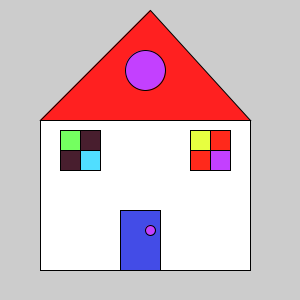
Frame 1 (no input)
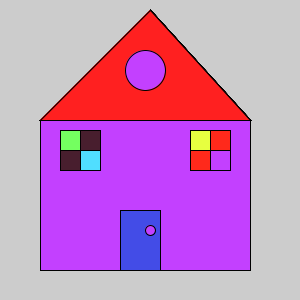
Frame 60 (the mouse pressed at the canvas centre just before this capture)
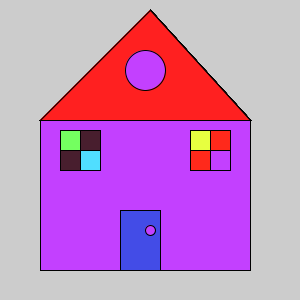
Frame 120 (the mouse held since frame 60 and released just before this capture)

The Processing sketch that drew these frames (run headless with seeded random() and noise(); from frame 60 on, the mouse is pressed at the canvas centre):

// Processing sketch: processing_186966
// ── processing_186966.pde

int counter;

void setup() {
size (300,300);
}

void draw() {
rect(40,120,210,150);
fill(255,32,32);
triangle(40,120,150,10,250,120);
fill(72,30,46);
rect(60,130,40,40);
fill(266,41,27);
rect(190,130,40,40); 
fill(67,76,231);
rect(120,210,40,60);
fill(116,255,96);
rect(60,130,20,20);
fill(80,222,255);
rect(80,150,20,20);
fill(231,255,64);
rect(190,130,20,20);
fill(195,64,255);
rect(210,150,20,20);
ellipse(145,70,40,40);
ellipse(150,230,10,10);

 
}
